Frame 1 (no input): blank canvas, image omitted
Frame 60 (the mouse pressed at the canvas centre just before this capture): blank canvas, image omitted
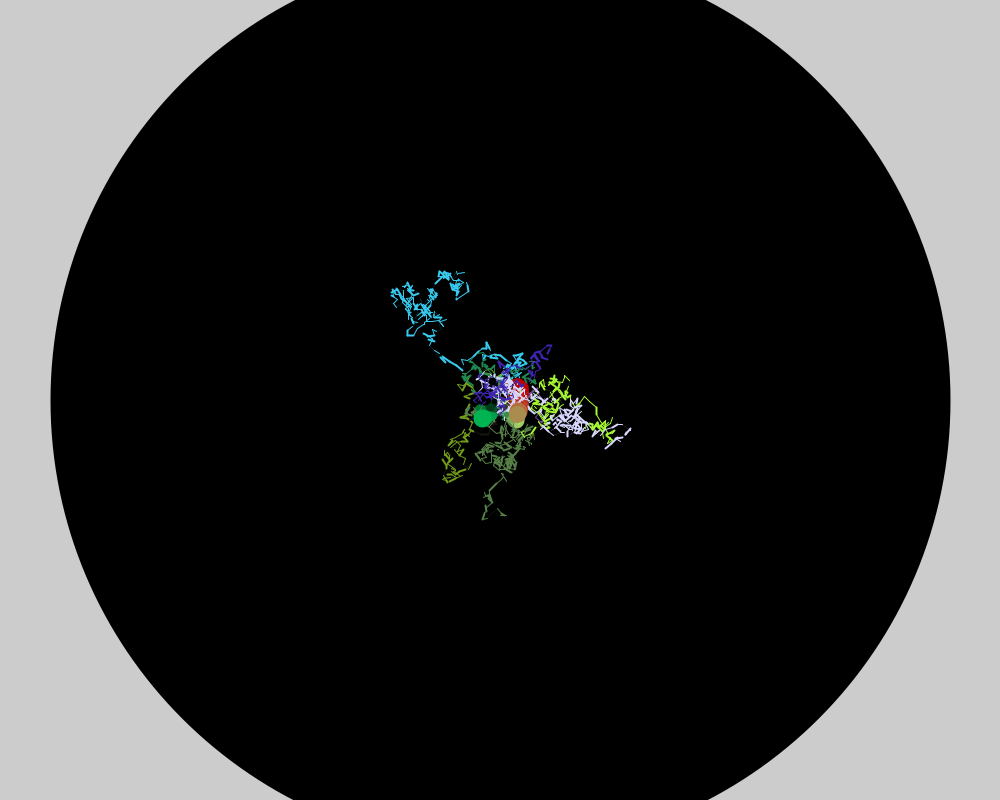
Frame 120 (the mouse held since frame 60 and released just before this capture)

The Processing sketch whose frames 1 and 60 were blank and that drew this single picture after the mouse press (run headless with seeded random() and noise(); from frame 60 on, the mouse is pressed at the canvas centre):

// Processing sketch: processing_92002
// ── processing_92002.pde

int mouseXold;
int mouseYold;
int strokeSize = 100;

void setup() {
  size(1000,800);
}

void draw() {
  if (mousePressed) {
    strokeWeight(calculateStroke2());
    drawSpray();
  }
  mouseXold = mouseX;
  mouseYold = mouseY;
}

void drawSpray(){
  point(mouseX, mouseY);
  
  int x1 = round(random(40))-20;
  int y1 = round(random(40))-20;
  strokeWeight(abs(x1));
  stroke(x1*10, y1*10, (x1/2)+(y1/2)*10);
  point(mouseX+x1, mouseY+y1);
  drawLine();
}

void drawLine(){
  int yes = round(random(100));
  if(yes<20){
    int size = round(random(400));
    int counter = 0;
    int oldX = mouseX;
    int oldY = mouseY; 
    stroke(round(random(255)), round(random(255)), round(random(255)));
    
    while(counter < size){
      int x = oldX+(round(random(14))-7);
      int y = oldY+(round(random(14))-7);
      strokeWeight(round(random(2)));
      line(oldX,oldY,x,y);
      oldX = x;
      oldY = y;
      counter++;
    }
  }
}

int calculateStroke(){
  int newPos = mouseX+mouseY;
  int oldPos = mouseXold+mouseYold;
  int pos = abs(oldPos-newPos);
  return 10;
}

int calculateStroke2(){
  int x = abs(mouseX-mouseXold);
  int y = abs(mouseY-mouseYold);
  int pos = x+y;
  return pos;
}

int calculateStroke3() {
  float speed = abs(mouseX-mouseXold) + abs(mouseY-mouseYold);
  //stroke(speed);
  //ellipse(mouseX, mouseY, speed, speed);
  return round(speed);
}
